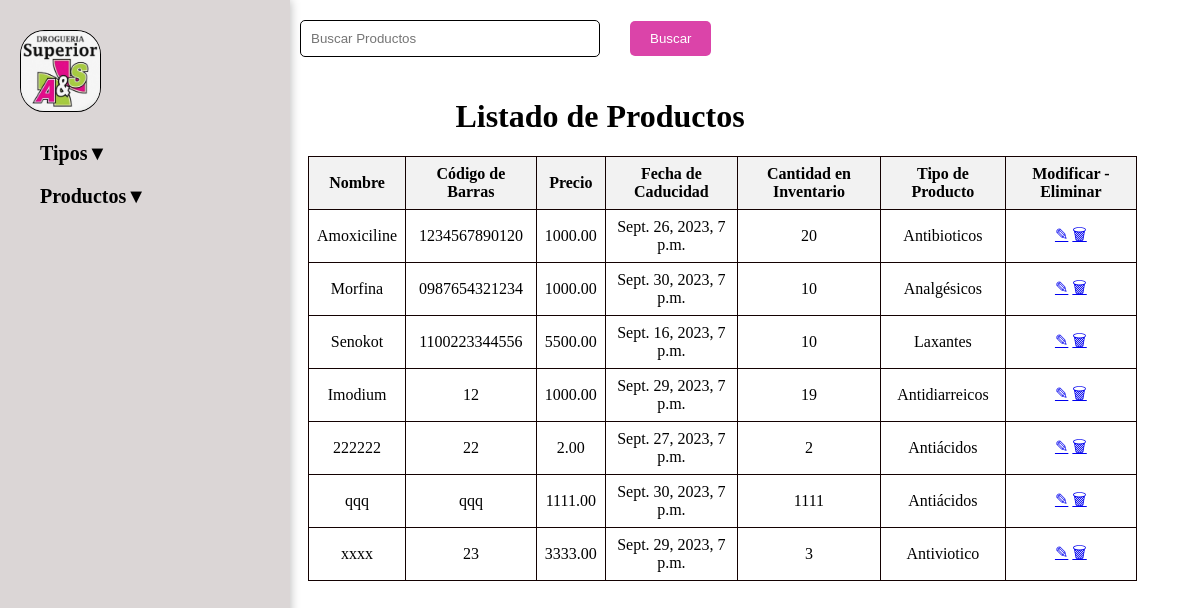
Page /productos/listar/ on the earlier database version.
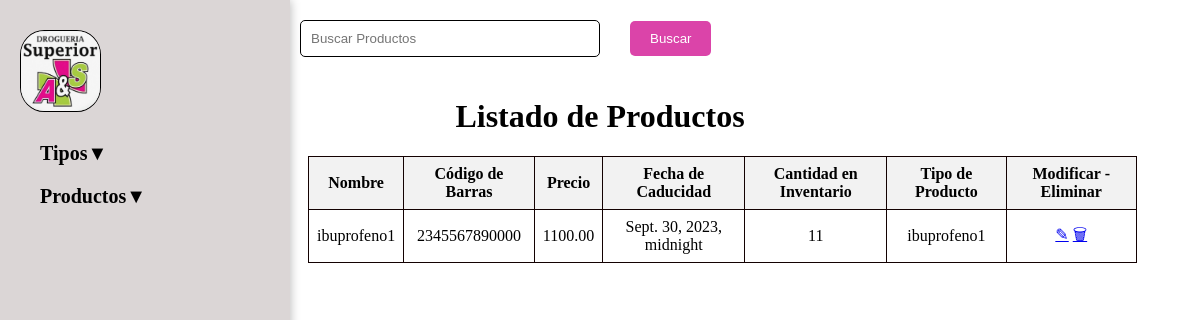
Same page on the later database version.
### productos/models.py (models this page shows, shortened)
class Producto(models.Model):
    id = models.AutoField(primary_key=True)
    nombre = models.CharField(max_length=100)
    codigo_barras = models.CharField(max_length=13, unique=True)
    precio = models.DecimalField(max_digits=10, decimal_places=2)
    fecha_caducidad = models.DateTimeField()
    cantidad_inventario = models.PositiveIntegerField()
    tipo = models.ForeignKey(TipoProducto, on_delete=models.CASCADE)

### tipos_productos/models.py (models this page shows, shortened)
class TipoProducto(models.Model):
    nombre = models.CharField(max_length=100)

### productos/views.py (the view)
# urls.py: path('listar/', listar_productos, name='listar_productos'),
def listar_productos(request):
    productos = Producto.objects.all()
    return render(request, 'productos/listar_productos.html', {'productos': productos})

### productos/templates/productos/listar_productos.html (shortened to what this page needs)
{% load static %}
{% block content %}
<!DOCTYPE html>
<html>
<head>
    <link rel="stylesheet" href="{% static 'css/buscador.css' %}">
</head>
<body>
    {% include 'index.html' %}
    <h1>Listado de Productos</h1>
    <table>
        <tr>
            <th>Nombre</th>
            <th>Código de Barras</th>
            <th>Precio</th>
            <th>Fecha de Caducidad</th>
            <th>Cantidad en Inventario</th>
            <th>Tipo de Producto</th>
            <th>Modificar - Eliminar</th>
        </tr>
        {% for producto in productos %}
            <tr>
                <td>{{ producto.nombre }}</td>
                <td>{{ producto.codigo_barras }}</td>
                <td>{{ producto.precio }}</td>
                <td>{{ producto.fecha_caducidad }}</td>
                <td>{{ producto.cantidad_inventario }}</td>
                <td>{{ producto.tipo.nombre }}</td>
                <td>
                    <form id="eliminarForm" method="POST" action="{% url 'eliminar_producto' producto.id %}">
                        <a href="{% url 'modificar_producto' producto.id %}">✎</a>
                        <a href="#" onclick="eliminarProducto(event)">🗑</a>
                    </form>
                </td>
            </tr>
        {% endfor %}
    </table>
    <form action="{% url 'buscar_productos' %}" method="get">
        <input type="text" name="consulta" placeholder="Buscar Productos">
        <button type="submit">Buscar</button>
    </form>
</body>
</html>
{% endblock content %}

### productos/templates/index.html (shortened to what this page needs)
{% load static %}
<!DOCTYPE html>
<html lang="es">
<head>
    <link rel="stylesheet" href="{% static 'css/estilos.css' %}">
</head>
<body>
    <div id="navegador">
        <img src="{% static 'images/Logo.png'%}" alt="Logo">
        <nav>
            <ul>
                <li class="desplegable">
                    <a id="texto" href="#">Tipos</a>
                </li>
                <li class="desplegable">
                    <a id="texto" href="#">Productos</a>
                </li>
            </ul>
        </nav>
    </div>
    <div id="contenido">
    </div>
</body>
</html>

### productos/static/css/buscador.css (style rules this page uses)
h1 { margin-top: 50px; text-align: center; color: #000000; }
table { border-collapse: collapse; width: 70%; margin-left: 300px; margin-right: 5px; }
th, td { border: 1px solid #130101; text-align: left; padding: 8px; text-align: center; }
th { background-color: #f2f2f2; }
input[type="text"], input[type="number"], input[type="date"] { width: 100%; padding: 8px; box-sizing: border-box; }
button { padding: 10px 20px; background-color: #4f61c4; color: white; border: none; cursor: pointer; }
input[type="text"], input[type="password"] { width: 100%; padding: 10px; margin-bottom: 10px; border: 1px solid #000000; border-radius: 5px; }
input[type="text"] { position: absolute; left: 300px; top: 20px; padding: 10px; width: 300px; border: 1px solid #000000; border-radius: 5px; }
button[type="submit"] { background-color: #db44a9; position: absolute; left: 630px; top: 21px; color: #fff; padding: 10px 20px; border: none; border-radius: 5px; cursor: pointer; }

### productos/static/css/estilos.css (style rules this page uses)
#navegador { background: #dbd6d6; color: white; width: 250px; position: fixed; top: 0; left: 0; height: 100%; padding: 20px; box-shadow: 0 0 10px rgba(0, 0, 0, 0.3); }
#contenido { margin-left: 260px; padding: 20px; }
#navegador ul { list-style: none; padding: 0; }
#navegador a { text-decoration: none; color: inherit; display: block; padding: 10px 0; }
#navegador img { margin: 0 auto; }
#navegador nav ul { list-style-type: none; padding: 0; }
#navegador nav li { position: relative; }
#navegador nav a { color: rgb(0, 0, 0); text-decoration: none; font-size: 20px; font-weight: bold; display: block; padding: 10px 20px; }
#navegador img { margin-top: 10px; height: 80px; width: 79px; border-radius: 30%; border: 1px solid black; align-self: flex-end; }
.desplegable > a::after { content: " ▼"; display: inline-block; transition: transform 0.3s ease-in-out; }
.desplegable { position: relative; }

Differences in the rows shown:
removed Producto: nombre "Amoxiciline", codigo_barras "1234567890120", precio "1000.00", fecha_caducidad "Sept. 26, 2023, 7 p.m.", cantidad_inventario "20", tipo.nombre "Antibioticos"
removed Producto: nombre "Morfina", codigo_barras "0987654321234", precio "1000.00", fecha_caducidad "Sept. 30, 2023, 7 p.m.", cantidad_inventario "10", tipo.nombre "Analgésicos"
removed Producto: nombre "Senokot", codigo_barras "1100223344556", precio "5500.00", fecha_caducidad "Sept. 16, 2023, 7 p.m.", cantidad_inventario "10", tipo.nombre "Laxantes"
removed Producto: nombre "Imodium", codigo_barras "12", precio "1000.00", fecha_caducidad "Sept. 29, 2023, 7 p.m.", cantidad_inventario "19", tipo.nombre "Antidiarreicos"
removed Producto: nombre "222222", codigo_barras "22", precio "2.00", fecha_caducidad "Sept. 27, 2023, 7 p.m.", cantidad_inventario "2", tipo.nombre "Antiácidos"
removed Producto: nombre "qqq", codigo_barras "qqq", precio "1111.00", fecha_caducidad "Sept. 30, 2023, 7 p.m.", cantidad_inventario "1111", tipo.nombre "Antiácidos"
removed Producto: nombre "xxxx", codigo_barras "23", precio "3333.00", fecha_caducidad "Sept. 29, 2023, 7 p.m.", cantidad_inventario "3", tipo.nombre "Antiviotico"
added Producto: nombre "ibuprofeno1", codigo_barras "2345567890000", precio "1100.00", fecha_caducidad "Sept. 30, 2023, midnight", cantidad_inventario "11", tipo.nombre "ibuprofeno1"
